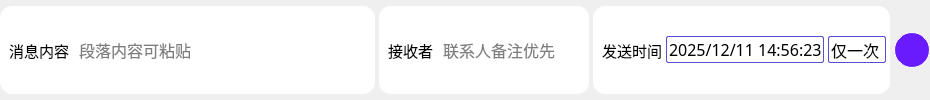
                  <widget class="QFrame" name="DataInput">
                   <layout class="QHBoxLayout" name="horizontalLayout_5" stretch="0,0,0,0">
                    <property name="spacing">
                     <number>4</number>
                    </property>
                    <property name="sizeConstraint">
                     <enum>QLayout::SetDefaultConstraint</enum>
                    </property>
                    <property name="leftMargin">
                     <number>0</number>
                    </property>
                    <property name="topMargin">
                     <number>6</number>
                    </property>
                    <property name="rightMargin">
                     <number>0</number>
                    </property>
                    <property name="bottomMargin">
                     <number>6</number>
                    </property>
                    <item>
                     <widget class="QFrame" name="frame_36">
                      <property name="sizePolicy">
                       <sizepolicy hsizetype="Preferred" vsizetype="Preferred">
                        <horstretch>0</horstretch>
                        <verstretch>0</verstretch>
                       </sizepolicy>
                      </property>
                      <property name="minimumSize">
                       <size>
                        <width>299</width>
                        <height>54</height>
                       </size>
                      </property>
                      <property name="maximumSize">
                       <size>
                        <width>16777215</width>
                        <height>16777215</height>
                       </size>
                      </property>
                      <property name="styleSheet">
                       <string notr="true">background-color: rgb(255, 255, 255);
border-radius:12px</string>
                      </property>
                      <property name="frameShape">
                       <enum>QFrame::StyledPanel</enum>
                      </property>
                      <property name="frameShadow">
                       <enum>QFrame::Raised</enum>
                      </property>
                      <layout class="QHBoxLayout" name="horizontalLayout_22">
                       <property name="spacing">
                        <number>6</number>
                       </property>
                       <property name="sizeConstraint">
                        <enum>QLayout::SetDefaultConstraint</enum>
                       </property>
                       <property name="leftMargin">
                        <number>9</number>
                       </property>
                       <property name="topMargin">
                        <number>0</number>
                       </property>
                       <property name="rightMargin">
                        <number>6</number>
                       </property>
                       <property name="bottomMargin">
                        <number>0</number>
                       </property>
                       <item>
                        <widget class="QLabel" name="label_3">
                         <property name="font">
                          <font>
                           <family>微软雅黑</family>
                           <pointsize>11</pointsize>
                           <weight>50</weight>
                           <bold>false</bold>
                          </font>
                         </property>
                         <property name="styleSheet">
                          <string notr="true">QLabel {
    color: rgb(0, 0, 0);
}</string>
                         </property>
                         <property name="text">
                          <string>消息内容</string>
                         </property>
                        </widget>
                       </item>
                       <item>
                        <widget class="QLineEdit" name="message_lineEdit">
                         <property name="minimumSize">
                          <size>
                           <width>218</width>
                           <height>32</height>
                          </size>
                         </property>
                         <property name="font">
                          <font>
                           <family>微软雅黑</family>
                           <pointsize>-1</pointsize>
                          </font>
                         </property>
                         <property name="styleSheet">
                          <string notr="true">QLineEdit {
    color: rgb(0, 0, 0);
    border: none;
    padding: 2px;
    font-size: 16px;
}

QLineEdit::placeholder {
    color: rgb(150, 150, 150);
}

QLineEdit:hover {
    border-color: rgb(35, 26, 132);
}</string>
                         </property>
                         <property name="placeholderText">
                          <string>段落内容可粘贴</string>
                         </property>
                        </widget>
                       </item>
                       <item>
                        <widget class="QPushButton" name="file_pushButton">
                         <property name="minimumSize">
                          <size>
                           <width>32</width>
                           <height>32</height>
                          </size>
                         </property>
                         <property name="styleSheet">
                          <string notr="true">QPushButton{
	background-color: rgba(255, 255, 255, 0);
border: none;
border-radius:20px;
}
QPushButton:hover {

}
QPushButton:pressed {

}
</string>
                         </property>
                         <property name="text">
                          <string/>
                         </property>
                         <property name="icon">
                          <iconset>
                           <normaloff>resources/img/page1/page1_打开文件.svg</normaloff>resources/img/page1/page1_打开文件.svg</iconset>
                         </property>
                         <property name="iconSize">
                          <size>
                           <width>24</width>
                           <height>24</height>
                          </size>
                         </property>
                        </widget>
                       </item>
                       <item>
                        <widget class="QPushButton" name="video_pushButton_">
                         <property name="minimumSize">
                          <size>
                           <width>32</width>
                           <height>32</height>
                          </size>
                         </property>
                         <property name="styleSheet">
                          <string notr="true">QPushButton{
	background-color: rgba(255, 255, 255, 0);
border: none;
border-radius:20px;
}
QPushButton:hover {

}
QPushButton:pressed {

}
</string>
                         </property>
                         <property name="text">
                          <string/>
                         </property>
                         <property name="icon">
                          <iconset>
                           <normaloff>resources/img/page1/page1_视频通话.svg</normaloff>resources/img/page1/page1_视频通话.svg</iconset>
                         </property>
                         <property name="iconSize">
                          <size>
                           <width>24</width>
                           <height>24</height>
                          </size>
                         </property>
                        </widget>
                       </item>
                      </layout>
                     </widget>
                    </item>
                    <item>
                     <widget class="QFrame" name="frame_33">
                      <property name="sizePolicy">
                       <sizepolicy hsizetype="Preferred" vsizetype="Preferred">
                        <horstretch>0</horstretch>
                        <verstretch>0</verstretch>
                       </sizepolicy>
                      </property>
                      <property name="minimumSize">
                       <size>
                        <width>200</width>
                        <height>54</height>
                       </size>
                      </property>
                      <property name="maximumSize">
                       <size>
                        <width>226</width>
                        <height>16777215</height>
                       </size>
                      </property>
                      <property name="styleSheet">
                       <string notr="true">background-color: rgb(255, 255, 255);
border-radius:12px</string>
                      </property>
                      <property name="frameShape">
                       <enum>QFrame::StyledPanel</enum>
                      </property>
                      <property name="frameShadow">
                       <enum>QFrame::Raised</enum>
                      </property>
                      <layout class="QHBoxLayout" name="horizontalLayout_12">
                       <property name="spacing">
                        <number>6</number>
                       </property>
                       <property name="leftMargin">
                        <number>9</number>
                       </property>
                       <property name="topMargin">
                        <number>0</number>
                       </property>
                       <property name="rightMargin">
                        <number>6</number>
                       </property>
                       <property name="bottomMargin">
                        <number>0</number>
                       </property>
                       <item>
                        <widget class="QLabel" name="label">
                         <property name="font">
                          <font>
                           <family>微软雅黑</family>
                           <pointsize>11</pointsize>
                          </font>
                         </property>
                         <property name="styleSheet">
                          <string notr="true">QLabel {
    color: rgb(0, 0, 0);
}</string>
                         </property>
                         <property name="text">
                          <string>接收者</string>
                         </property>
                        </widget>
                       </item>
                       <item>
                        <widget class="QLineEdit" name="receiver_lineEdit">
                         <property name="minimumSize">
                          <size>
                           <width>0</width>
                           <height>32</height>
                          </size>
                         </property>
                         <property name="font">
                          <font>
                           <family>微软雅黑</family>
                           <pointsize>-1</pointsize>
                          </font>
                         </property>
                         <property name="styleSheet">
                          <string notr="true">QLineEdit {
    color: rgb(0, 0, 0);
    border: none;
    padding: 2px;
    font-size: 16px;
}

QLineEdit::placeholder {
    color: rgb(150, 150, 150);
}

QLineEdit:hover {
    border-color: rgb(35, 26, 132);
}</string>
                         </property>
                         <property name="placeholderText">
                          <string>联系人备注优先</string>
                         </property>
                        </widget>
                       </item>
                      </layout>
                     </widget>
                    </item>
                    <item>
                     <widget class="QFrame" name="frame_45">
                      <property name="sizePolicy">
                       <sizepolicy hsizetype="Preferred" vsizetype="Preferred">
                        <horstretch>0</horstretch>
                        <verstretch>0</verstretch>
                       </sizepolicy>
                      </property>
                      <property name="minimumSize">
                       <size>
                        <width>272</width>
                        <height>54</height>
                       </size>
                      </property>
                      <property name="layoutDirection">
                       <enum>Qt::LeftToRight</enum>
                      </property>
                      <property name="styleSheet">
                       <string notr="true">background-color: rgb(255, 255, 255);
border-radius:12px</string>
                      </property>
                      <property name="frameShape">
                       <enum>QFrame::StyledPanel</enum>
                      </property>
                      <property name="frameShadow">
                       <enum>QFrame::Raised</enum>
                      </property>
                      <layout class="QHBoxLayout" name="horizontalLayout_96">
                       <property name="spacing">
                        <number>4</number>
                       </property>
                       <property name="leftMargin">
                        <number>9</number>
                       </property>
                       <property name="topMargin">
                        <number>0</number>
                       </property>
                       <property name="rightMargin">
                        <number>4</number>
                       </property>
                       <property name="bottomMargin">
                        <number>0</number>
                       </property>
                       <item>
                        <widget class="QLabel" name="time_label_2">
                         <property name="font">
                          <font>
                           <family>微软雅黑</family>
                           <pointsize>11</pointsize>
                          </font>
                         </property>
                         <property name="styleSheet">
                          <string notr="true">QLabel {
    color: rgb(0, 0, 0);
}</string>
                         </property>
                         <property name="text">
                          <string>发送时间</string>
                         </property>
                        </widget>
                       </item>
                       <item>
                        <widget class="QDateTimeEdit" name="dateTimeEdit">
                         <property name="sizePolicy">
                          <sizepolicy hsizetype="Preferred" vsizetype="Fixed">
                           <horstretch>0</horstretch>
                           <verstretch>0</verstretch>
                          </sizepolicy>
                         </property>
                         <property name="minimumSize">
                          <size>
                           <width>158</width>
                           <height>0</height>
                          </size>
                         </property>
                         <property name="maximumSize">
                          <size>
                           <width>158</width>
                           <height>16777215</height>
                          </size>
                         </property>
                         <property name="font">
                          <font>
                           <family>微软雅黑</family>
                           <pointsize>-1</pointsize>
                          </font>
                         </property>
                         <property name="styleSheet">
                          <string notr="true">QDateTimeEdit {
    background-color: #FFFFFF;
    border: 1px solid rgb(87, 78, 209);
    border-radius: 2px;
    color: rgb(0, 0, 0);
    font-size: 16px;
}

QDateTimeEdit:hover {
    background-color: rgba(229, 228, 253, 0.2);
}

QDateTimeEdit:focus {
    border-color: rgb(35, 26, 132);
}
QDateTimeEdit::up-button, QDateTimeEdit::down-button {
    width: 0px;
    height: 0px;
    border: none;
}</string>
                         </property>
                         <property name="dateTime">
                          <datetime>
                           <hour>14</hour>
                           <minute>56</minute>
                           <second>23</second>
                           <year>2025</year>
                           <month>12</month>
                           <day>11</day>
                          </datetime>
                         </property>
                         <property name="date">
                          <date>
                           <year>2025</year>
                           <month>12</month>
                           <day>11</day>
                          </date>
                         </property>
                         <property name="currentSection">
                          <enum>QDateTimeEdit::YearSection</enum>
                         </property>
                         <property name="displayFormat">
                          <string>yyyy/M/d H:mm:ss</string>
                         </property>
                        </widget>
                       </item>
                       <item>
                        <widget class="QComboBox" name="comboBox_Frequency">
                         <property name="sizePolicy">
                          <sizepolicy hsizetype="Preferred" vsizetype="Fixed">
                           <horstretch>0</horstretch>
                           <verstretch>0</verstretch>
                          </sizepolicy>
                         </property>
                         <property name="minimumSize">
                          <size>
                           <width>58</width>
                           <height>0</height>
                          </size>
                         </property>
                         <property name="maximumSize">
                          <size>
                           <width>16777215</width>
                           <height>16777215</height>
                          </size>
                         </property>
                         <property name="font">
                          <font>
                           <family>微软雅黑</family>
                           <pointsize>-1</pointsize>
                          </font>
                         </property>
                         <property name="styleSheet">
                          <string notr="true">QComboBox {
    background-color: #FFFFFF;
    border: 1px solid rgb(87, 78, 209);
    border-radius: 2px;
    color: rgb(0, 0, 0);
    font-size: 16px;
    padding-right: 0;
    text-align: center;
    padding-left: 2px;
}

QComboBox:hover {
    background-color: rgba(229, 228, 253, 0.2);
}

QComboBox:focus {
    border-color: rgb(35, 26, 132);
}

QComboBox::drop-down {
    width: 0px;
}

QComboBox::down-arrow {
    image: none;
}

QComboBox QAbstractItemView {
    background-color: #FFFFFF;
    border: 1px solid rgb(87, 78, 209);
    border-radius: 4px;
    color: rgb(0, 0, 0);
    font-size: 15px;
    padding: 2px;
    selection-background-color: rgb(229, 228, 253);
    selection-color: rgb(0, 0, 0);
}</string>
                         </property>
                         <item>
                          <property name="text">
                           <string>仅一次</string>
                          </property>
                         </item>
                         <item>
                          <property name="text">
                           <string>每天</string>
                          </property>
                         </item>
                         <item>
                          <property name="text">
                           <string>工作日</string>
                          </property>
                         </item>
                         <item>
                          <property name="text">
                           <string>每周</string>
                          </property>
                         </item>
                        </widget>
                       </item>
                      </layout>
                     </widget>
                    </item>
                    <item>
                     <widget class="QPushButton" name="add_pushButton">
                      <property name="sizePolicy">
                       <sizepolicy hsizetype="Minimum" vsizetype="Preferred">
                        <horstretch>0</horstretch>
                        <verstretch>0</verstretch>
                       </sizepolicy>
                      </property>
                      <property name="minimumSize">
                       <size>
                        <width>36</width>
                        <height>36</height>
                       </size>
                      </property>
                      <property name="maximumSize">
                       <size>
                        <width>36</width>
                        <height>36</height>
                       </size>
                      </property>
                      <property name="focusPolicy">
                       <enum>Qt::NoFocus</enum>
                      </property>
                      <property name="styleSheet">
                       <string notr="true">QPushButton {
    background-color: rgb(105, 27, 253);
    border: 1px solid rgb(255, 255, 255);
    border-radius: 18px;
    color: white;
    font-size: 16px;
    box-shadow: 0 8px 16px rgba(0, 0, 0, 0.2);
    transition: background-color 0.3s, box-shadow 0.3s, border-color 0.3s;
}

QPushButton:hover {
    background-color: rgb(120, 32, 255);
}

QPushButton:pressed {
    background-color: rgb(90, 22, 230);
}</string>
                      </property>
                      <property name="text">
                       <string/>
                      </property>
                      <property name="icon">
                       <iconset>
                        <normaloff>resources/img/page1/page1_添加任务.svg</normaloff>resources/img/page1/page1_添加任务.svg</iconset>
                      </property>
                     </widget>
                    </item>
                   </layout>
                  </widget>
